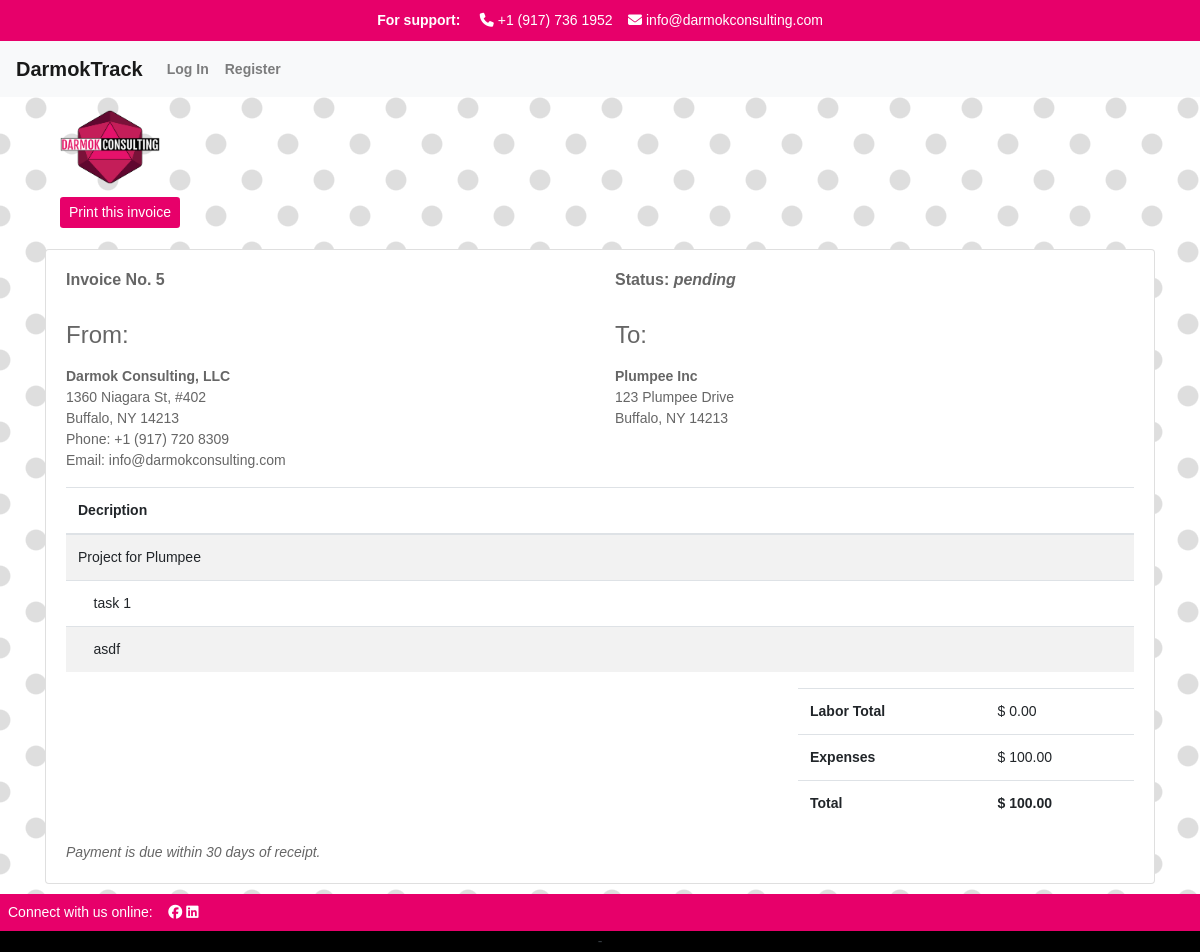
Page /invoice/5 on the earlier database version.
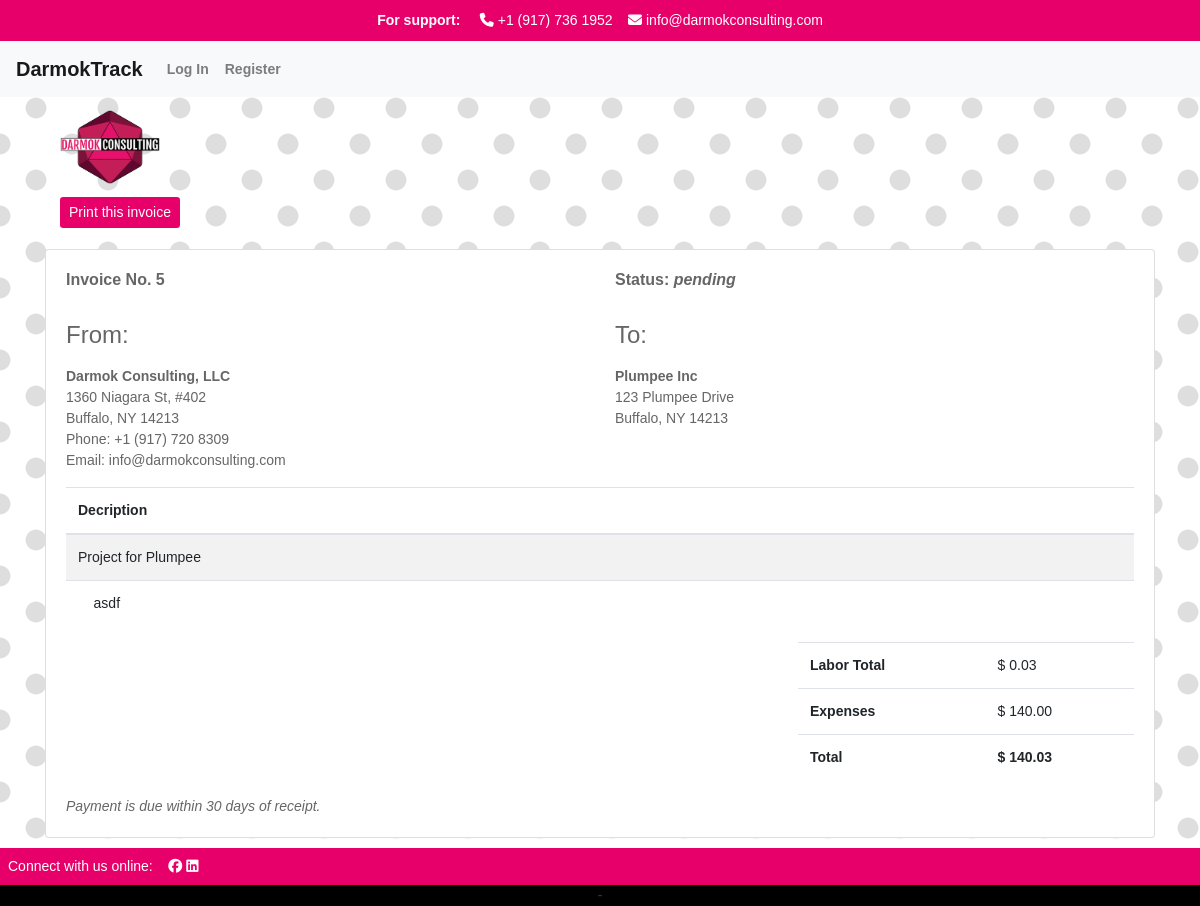
Same page on the later database version.
### apps/track/models.py (models this page shows, shortened)
class Project(models.Model):
    PENDING = 'pending'
    PAID = 'paid'
    CREDIT_MEMO = 'credit_memo'
    CHOICES_STATUS = {
        (PENDING, 'pending'),
        (PAID, 'paid'),
        (CREDIT_MEMO, 'credit_memo'),
    }
    project_manager = models.ForeignKey(User, related_name='project_manager', on_delete=models.CASCADE)
    name = models.CharField('Project Name', max_length=250)
    start = models.DateTimeField(auto_now_add=True)
    customer = models.CharField(max_length=250)
    customer_address = models.CharField(max_length=250, null=True)
    customer_citystatezip = models.CharField(max_length=250, null=True)
    budget_hours = models.IntegerField(default=0)
    budget_dollars = models.DecimalField(max_digits=10, decimal_places=2, default=0.00)
    is_active = models.BooleanField('Active', default=True)
    projects = models.ForeignKey(User, blank=True, related_name='project_list', on_delete=models.CASCADE)
    time_models = models.ManyToManyField(TimeModel, related_name='projects')
    invoice_status = models.CharField(max_length=25, choices=CHOICES_STATUS, default=PENDING)
    class Meta:
        ordering = ['-start']
    def get_elapsed_time(self):
        elapsed_time = self.timemodel_set.all().aggregate(Sum('elapsed_time'))
        if elapsed_time['elapsed_time__sum'] is None:
            return 0
        elapsed_time_seconds = elapsed_time['elapsed_time__sum']
        elapsed_time_timedelta = timedelta(seconds=elapsed_time_seconds)
        elapsed_time_hours = elapsed_time_timedelta / timedelta(hours=1)
        return elapsed_time_hours

class ProjectTask(models.Model):
    TODO = 'todo'
    COMPLETE = 'complete'
    CANCELED = 'canceled'
    CHOICES_STATUS = {
        (TODO, 'todo'),
        (COMPLETE, 'complete'),
        (CANCELED, 'canceled'),
    }
    project = models.ForeignKey(Project, related_name='tasks', on_delete=models.CASCADE)
    description = models.CharField('Task Description', max_length=250)
    task_owner = models.ForeignKey(User, related_name='task_owner', on_delete=models.CASCADE)
    created = models.DateTimeField(auto_now_add=True)
    status = models.CharField(max_length=25, choices=CHOICES_STATUS, default=TODO)
    due_date = models.DateTimeField(default=default_future)
    class Meta:
        ordering = ['due_date']

### apps/track/views.py (the view)
# urls.py: path('invoice/<int:project_id>', views.invoice, name='invoice'),
def invoice(request, project_id):
    projects = Project.objects.filter(id=project_id)
    project = Project.objects.get(id=project_id)
    elapsed_time = project.get_elapsed_time()
    expenses = Expense.objects.filter(project=project)
    total_expenses = sum([expense.amount for expense in expenses])
    elapsed_time = Decimal(elapsed_time)
    project_total = elapsed_time * 200 + total_expenses
    tasks_complete = ProjectTask.objects.filter(project=project, status=ProjectTask.COMPLETE)
    return render(request, 'track/invoice.html', {
        'projects': projects,
        'elapsed_time': elapsed_time,
        'expenses': expenses,
        'total_expenses': total_expenses,
        'project_total': project_total,
        'tasks_complete': tasks_complete,
        })

### apps/track/templates/track/invoice.html (shortened to what this page needs)
{% extends "track/layout.html" %}
{% load static %}
{% load humanize %}
{% load mathfilters %}
{% block body %}
    {% for project in projects %}
    <div class="container">
        <div class="col-md-12">
            <img class="sm-img" src="{% static "/images/sm logo.png" %}" alt="logo">
            <br>
            <button class="btn btn-darmok btn-sm" onclick="window.print()">Print this invoice</button>
        </div>
        <br>
        <div class="card">
            <div class="card-body">
                <div class="row mb-3">
                    <div class="col-sm-6">
                        <h6 class="mb-3"><strong>Invoice No. {{ project.id }}</strong></h6>
                    </div>
                    <div class="col-sm-6">
                        <h6 class="mb-3"><strong>Status: <em>{{ project.invoice_status }}</em></strong></h6>
                    </div>
                </div>
                <div class="row mb-3">
                    <div class="col-sm-6">
                        <h4 class="mb-3">From:</h4>
                        <div>
                            <strong>Darmok Consulting, LLC</strong>
                        </div>
                        <div>1360 Niagara St, #402</div>
                        <div>Buffalo, NY 14213</div>
                        <div>Phone: +1 (917) 720 8309</div>
                        <div>Email: info@darmokconsulting.com</div>
                    </div>
                    <div class="col-sm-6">
                        <h4 class="mb-3">To:</h4>
                        <div>
                            <strong>{{ project.customer }}</strong>
                        </div>
                        <div>{{ project.customer_address }}</div>
                        <div>{{ project.customer_citystatezip }}</div>
                    </div>
                </div>
                <div class="table-responsible-sm">
                    <table class="table table-striped">
                        <thead>
                            <tr>
                                <th scope="col">Decription</th>
                            </tr>
                        </thead>
                        <tbody>
                            <td>{{ project.name }}</td>
                            {% if tasks_complete %}
                                {% for task in tasks_complete %}
                            <tr>
                                <td>&nbsp;&nbsp;&nbsp;&nbsp;{{ task.description }}</td>
                                {% endfor %}
                            </tr>
                            {% endif %}
                        </tbody>
                    </table>
                </div>
                <div class="row">
                    <div class="col-lg-4 col-sm-5">
                    </div>
                    <div class="col-lg-4 col-sm-5 ml-auto">
                        <table class="table table-clear">
                            <tbody>
                                <tr>
                                    <td class="left">
                                        <strong>Labor Total</strong>
                                    </td>
                                    <td class="right">
                                        $ {{ elapsed_time|mul:200|floatformat:2|intcomma }}
                                    </td>
                                </tr>
                                <tr>
                                    <td class="left">
                                        <strong>Expenses</strong>
                                    </td>
                                    <td class="right">
                                        $ {{ total_expenses|floatformat:2|intcomma }}
                                    </td>
                                </tr>
                                <tr>
                                    <td class="left">
                                        <strong>Total</strong>
                                    </td>
                                    <td class="right">
                                        <strong>$ {{ project_total|floatformat:2|intcomma }}
                                        </strong>
                                    </td>
                                </tr>
                            </tbody>
                        </table>
                    </div>
                </div>
                <em>Payment is due within 30 days of receipt.</em>
            </div>
        </div>
    </div>
{% endfor %}
{% endblock %}

### apps/track/templates/track/layout.html (shortened to what this page needs)
{% load static %}
<!DOCTYPE html>
<html lang="en">
    <head>
      <link rel="stylesheet" href="https://stackpath.bootstrapcdn.com/bootstrap/4.4.1/css/bootstrap.min.css">
        <link href="{% static "/styles.css" %}" rel="stylesheet">
    </head>
    <body>
        <div class="top-bar">
            <strong>For support:</strong> &nbsp;&nbsp;&nbsp;
            <i class="fa-solid fa-phone"></i> +1 (917) 736 1952&nbsp;&nbsp;&nbsp;
            <i class="fa-solid fa-envelope"></i> info@darmokconsulting.com
        </div>
        <nav class="navbar navbar-expand-lg navbar-light bg-light">
            <a class="navbar-brand" href="{% url "index" %}">DarmokTrack</a>
                <div class="collapse navbar-collapse" id="navbarSupportedContent">
                  <ul class="navbar-nav mr-auto">
                    {% if user.is_authenticated %}
                    <li class="nav-item">
                        <a class="nav-link" href="{% url "projects" %}">My Projects</a>
                    <li class="nav-item">
                        <a class="nav-link" href="{% url "create_project" %}">New Project</a>
                    </li>
                    <li class="nav-item">
                        <a class="nav-link" href="{% url "create_task" %}">New Task</a>
                    </li>
                    <li class="nav-item">
                        <a class="nav-link" href="{% url "invoices_list" %}">Invoices</a>
                    </li>
                    <li class="nav-item">
                        <a class="nav-link" href="{% url "logout" %}"><em class="greeting">Hello, {{ user.username }}.</em> Log Out?</a>
                    </li>
                {% else %}
                    <li class="nav-item">
                        <a class="nav-link" href="{% url "login" %}">Log In</a>
                    </li>
                    <li class="nav-item">
                        <a class="nav-link" href="{% url "register" %}">Register</a>
                    </li>
                {% endif %}
                </div>
            </nav>
        <div class="body">
            {% block body %}
            {% endblock %}
        </div>
        <div class="footer">
            <footer class="text-center text-lg-start text-dark">
                <section class="foot-bar d-flex p-2">
                    <div>
                        Connect with us online: &nbsp;&nbsp;&nbsp;
                    </div>
                    <div class="foot-bar">
                        <a href="https://www.facebook.com/darmokconsulting"><i class="fa-brands fa-facebook white"></i></a>
                        <a href="https://www.linkedin.com/company/darmok-consulting"><i class="fa-brands fa-linkedin white"></i></a>
                    </div>
                </section>
                 -
        </div>
    </body>
</html>

### apps/track/static/styles.css (style rules this page uses)
body { font-family: Helvetica, Arial, Lucida, sans-serif; font-size: 14px; color: #666; background-image: radial-gradient(rgb(222, 222, 222) 19.2%, transparent 21.6%), radial-gradient(rgb(222, 222, 222) 19.2%, transparent 21.6%); background-position: 0px 0px, 36px 36px; background-size: 72px 72px; background-color: rgb(255, 255, 255); }
a { color: #e7006a; }
img { height: auto; max-width: 100%; }
.btn-darmok { color: white !important; background-color: #e7006a !important; }
.nav-item { font-weight: bold; }
.top-bar { background-color: #e7006a; color: #fff; text-align: center; padding: 10px; }
footer { background-color: #000; color: #fff; text-align: center; }
.foot-bar { background-color: #e7006a; color: #fff; }
.white { color: #fff; }
.card { margin: 0 auto; float: none; margin-bottom: 10px; }
.navbar-brand { font-weight: bold; font-family: 'Fjalla One', Arial, Helvetica, sans-serif; }
.sm-img { width: 100px; }

Differences in the rows shown:
changed Project "pending": loses ProjectTask (description "task 1"); elapsed_time "0.00" → "0.03"; total_expenses "100.00" → "140.00"; project_total "100.00" → "140.03"
